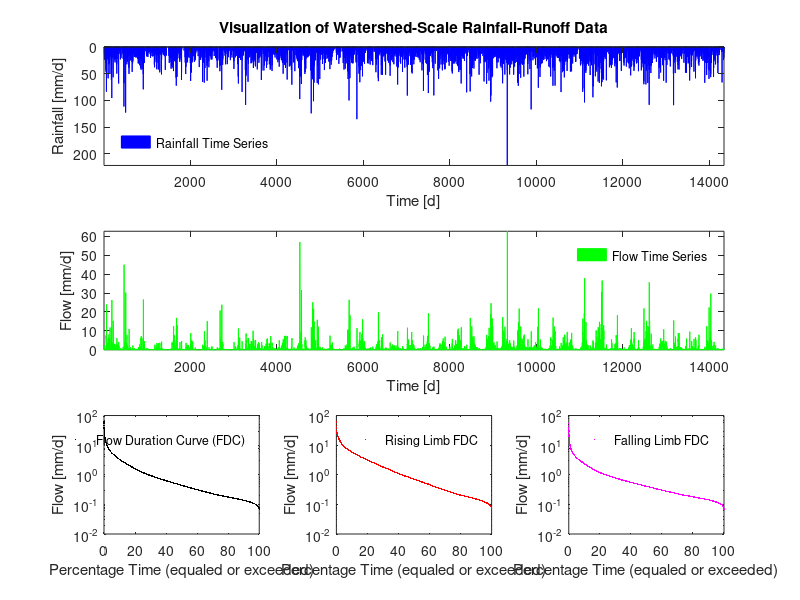

MATLAB code to generate this figure:
% WRE ASSIGNMENT #11: DATA VISUALIZATION PLOT AS SINGLE M-FILE
%

% PREPARE

clear all; % clear workspace memory
clc; % clear workspace window 

% LOAD DATA, DEFINE VARIABLES

load LeafRiverData.txt; % load data file
rain=LeafRiverData(:,12); % select 12th column as rain vector
flow=LeafRiverData(:,6); % select 6th column as flow vector
units = 'mm/d';

figure; % creates a new figure window so that currently open figures do not get overwritten

% SUBPLOT 0

subplot(311) % define a 3 row, 1 column plot distribution, 311 defines the first plot
bar(rain,'b','edgecolor','b'); % bar plot with edgecolor blue
axis ij % turn the plot upside down
title('Visualization of Watershed-Scale Rainfall-Runoff Data'); 
legend('Rainfall Time Series','Location','SouthWest'); 
legend boxoff; % delete the borders from the legend
xlabel('Time [d]');
ylabel(['Rainfall [' units ']']); % plot ylabel with units of mm/d as defined earlier
axis([1 length(rain) 0 max(rain)]); % define x-axis 1 to length rain vector & y-axis 0 to maximum value of vector rain
  
% SUBPLOT 1

subplot(312)
area(flow,'facecolor','g','edgecolor','g');
legend('Flow Time Series','Location','NorthEast'); legend boxoff;;
xlabel('Time [d]');
ylabel(['Flow [' units ']'])
axis([1 length(flow) 0 max(flow)]);

% SUBPLOT 2

fd=sort(flow,1,'descend'); % sort data in descending order
pt=1:length(fd); % create a vector of indices from 1 to length of the time series
pt=(pt/length(fd))*100; % this lines calculates the percentage time flow is equalled or exceeded

subplot(337) % here I changed to a nine plot figure so that I can plot three plots in the bottom row
semilogy(pt,fd, 'k.', 'markersize', 1);  
                    % this line creates a plot with a logarithmic vertical axis and a normal horizontal axis
                    % it plots the percentage time flow is equalled or exceeded versus the flow value
legend('Flow Duration Curve (FDC)','Location','NorthEast'); legend boxoff;
xlabel('Percentage Time (equaled or exceeded)');
ylabel(['Flow [' units ']']);

% SUBPLOT 4

flowslope = [1 diff(flow)']; % takes the derivative to separate rising (positive derivative) from falling limb
[J] = find(flowslope>0); % J is the vector of location in vector 'flowslope' where its members are above 0 (positive)
rising = flow(J); % define a new vector 'rising' 

fd_rising=sort(rising,1,'descend'); % sort data in descending order
pt_rising=1:length(fd_rising); % create a vector of indices from 1 to length of the time series
pt_rising=(pt_rising/length(fd_rising))*100; % this lines calculates the percentage time flow is equalled or exceeded

subplot(338)
semilogy(pt_rising,fd_rising, 'r.', 'markersize', 1);  
                    % this line creates a plot with a logarithmic vertical axis and a normal horizontal axis
                    % it plots the percentage time flow is equalled or exceeded versus the flow value
legend('Rising Limb FDC','Location','NorthEast'); legend boxoff;
xlabel('Percentage Time (equaled or exceeded)');
ylabel(['Flow [' units ']'])
 
    
% SUBPLOT 5

flowslope = [1 diff(flow)'];
[I] = find(flowslope<0);
falling = flow(I);

fd_falling=sort(falling,1,'descend'); % sort data in descending order
pt_falling=1:length(fd_falling); % create a vector of indices from 1 to length of the time series
pt_falling=(pt_falling/length(fd_falling))*100; % this lines calculates the percentage time flow is equalled or exceeded

subplot(339)
semilogy(pt_falling,fd_falling, 'm.', 'markersize', 1);  
                    % this line creates a plot with a logarithmic vertical axis and a normal horizontal axis
                    % it plots the percentage time flow is equalled or exceeded versus the flow value
legend('Falling Limb FDC','Location','NorthEast'); legend boxoff;
xlabel('Percentage Time (equaled or exceeded)');
ylabel(['Flow [' units ']']);